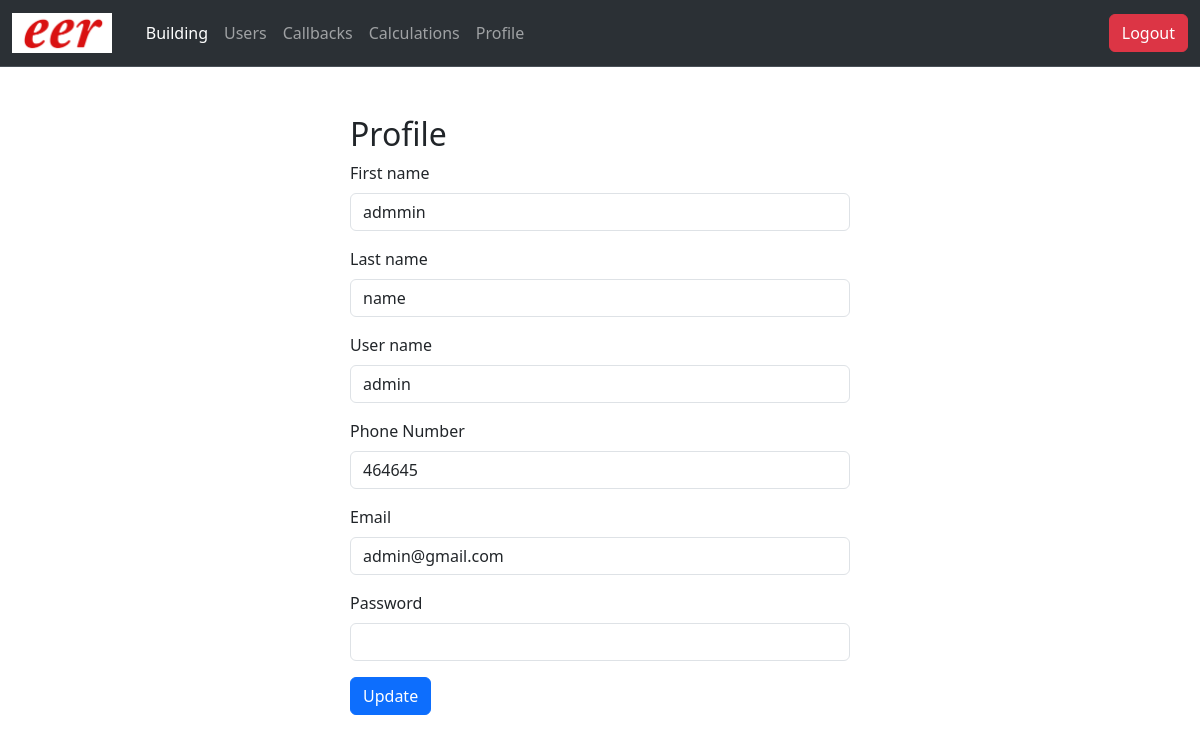
The page /admin/profile.php (signed in) on the database its author committed.
### tables this page shows
CREATE TABLE `users` (
  `id` int(11) NOT NULL,
  `fname` text DEFAULT NULL,
  `lname` text DEFAULT NULL,
  `username` text DEFAULT NULL,
  `email` text DEFAULT NULL,
  `password` text DEFAULT NULL,
  `phone` int(11) DEFAULT NULL,
  `UserAddress` varchar(5000) DEFAULT NULL,
  `role_id` int(11) DEFAULT NULL,
  `created_at` datetime DEFAULT NULL
);

### admin/profile.php (the view, shortened to what this page needs)
<?php
include "../php/db.php";
$user_id = $_SESSION['user_id'];
$logged_data = mysqli_query($conn, "SELECT * FROM `users` WHERE `id`=$user_id");
$data = mysqli_fetch_assoc($logged_data);
?>
<!doctype html>
<html lang="en">
  <head>
    <link href="https://cdn.jsdelivr.net/npm/bootstrap@5.3.3/dist/css/bootstrap.min.css" rel="stylesheet">
    <link rel="stylesheet" href="https://cdn.datatables.net/2.0.2/css/dataTables.dataTables.min.css">
</head>
<body>
    <?php include("header.php"); ?>
   <div style="max-width: 500px" class=" mx-auto mt-5">
    <div class="d-flex justify-content-between">
<div><h2>Profile</h2></div>
    </div>
    <form method="post">
  <div class="mb-3">
    <label for="fname" class="form-label">First name</label>
    <input type="text" name="fname" class="form-control" id="fname" value="<?=$data['fname']?>" required>
  </div>
  <div class="mb-3">
    <label for="lname" class="form-label">Last name</label>
    <input type="text" name="lname" class="form-control" id="lname" value="<?=$data['lname']?>" required>
  </div>
  <div class="mb-3">
    <label for="username" class="form-label">User name</label>
    <input type="text" name="username" class="form-control" id="username" value="<?=$data['username']?>" required>
  </div>
  <div class="mb-3">
    <label for="phone" class="form-label">Phone Number</label>
    <input type="text" name="phone" class="form-control" id="phone" value="<?=$data['phone']?>" required>
  </div>
  <div class="mb-3">
    <label for="email" class="form-label">Email</label>
    <input type="text" name="email" class="form-control" id="email" value="<?=$data['email']?>" required>
  </div>
  <div class="mb-3">
    <label for="password" class="form-label">Password</label>
    <input type="password" name="password" class="form-control" id="password">
  </div>
  <button type="submit" name="update_profile" class="btn btn-primary">Update</button>
</form>
   </div>
   <?php include("footer.php"); ?>

### rows shown on the page
users: fname "admmin", lname "name", username "admin", phone "464645", email "admin@gmail.com"
